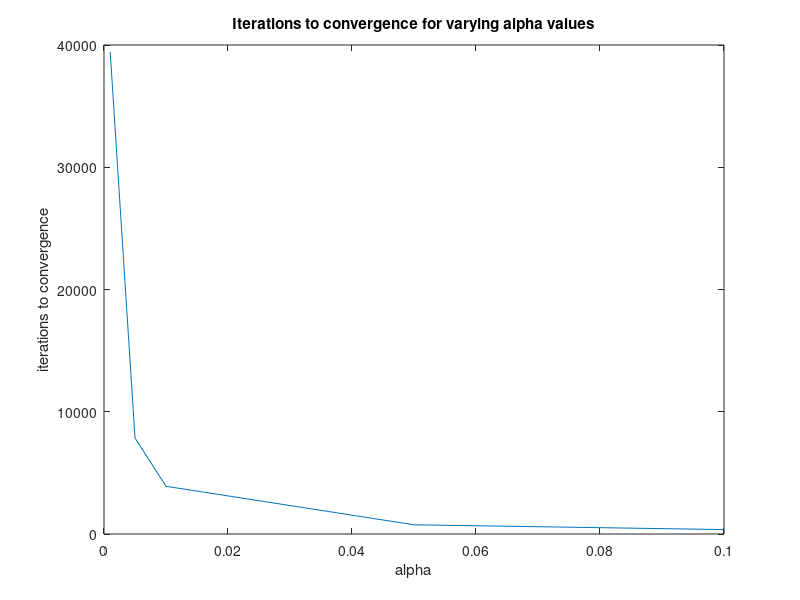
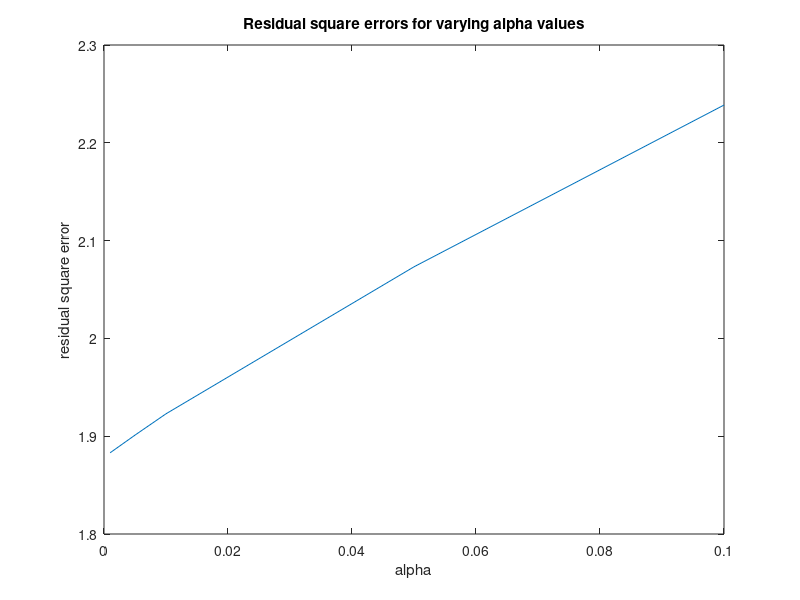

These figures' MATLAB source, in order:
alphas = [0.001 0.005 0.01 0.05 0.1];
iterations = [39426 7850 3904 753 362];
figure
plot(alphas,iterations);
title('Iterations to convergence for varying alpha values');
xlabel('alpha');
ylabel('iterations to convergence');


figure
residualError = [1.8831 1.9011 1.9229 2.0732 2.2386];
plot(alphas, residualError);
title('Residual square errors for varying alpha values');
xlabel('alpha');
ylabel('residual square error');